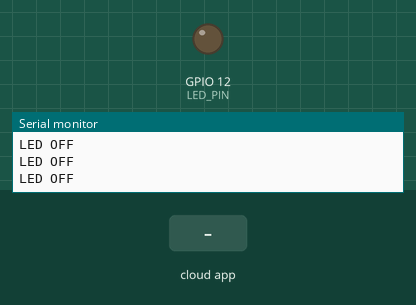
Simulated run of this program. Board: ESP32. On the bench: output pins drawn as LEDs (lit = HIGH), the last lines printed to the serial monitor. The test bench sets the inputs (shaded band). WiFi joins after 1.5 s; servers stay silent unless stated; the Firebase database answers and starts empty.

Above: at 2.7 s.
2.8 s: the phone or cloud app sets status to 1
At 3.5 s:
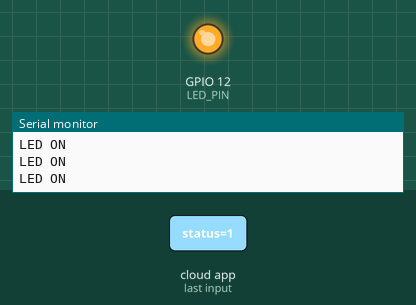
4.4 s: the phone or cloud app sets status to 0
At 6.0 s:
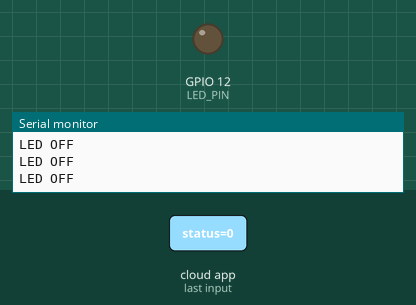
Timing chart, 0 to 7.5 s (numbered marks = the images above; inputs shaded):
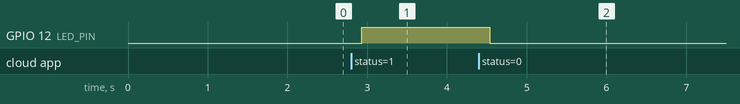

Measured:
- after the input at 2.8 s, GPIO 12 (LED_PIN): LOW → HIGH after 0.13 s
- after the input at 4.4 s, GPIO 12 (LED_PIN): HIGH → LOW after 0.14 s

The program:

main.cpp
```cpp
#include <WiFi.h>
#include <Firebase_ESP_Client.h>

// ================== WIFI ==================
#define WIFI_SSID "TrungKien"
#define WIFI_PASSWORD "TrungKien99"

// ================== FIREBASE ==================
#define DATABASE_URL "bytradevices-default-rtdb.firebaseio.com"
#define DATABASE_SECRET "rHwrSkS6OqYfLq199l1280Dg55oHNHvdzdsU3Fhw"

// ================== HARDWARE ==================
#define LED_PIN 12

FirebaseData fbdo;
FirebaseAuth auth;
FirebaseConfig config;

void setup() {
  Serial.begin(115200);

  pinMode(LED_PIN, OUTPUT);
  digitalWrite(LED_PIN, LOW); // tắt mặc định

  // ---- WIFI ----
  WiFi.begin(WIFI_SSID, WIFI_PASSWORD);
  Serial.print("Connecting WiFi");
  while (WiFi.status() != WL_CONNECTED) {
    delay(500);
    Serial.print(".");
  }
  Serial.println("\nWiFi connected");

  // ---- FIREBASE ----
  config.database_url = DATABASE_URL;
  config.signer.tokens.legacy_token = DATABASE_SECRET;

  Firebase.begin(&config, &auth);
  Firebase.reconnectWiFi(true);

  Serial.println("Firebase ready");
}

void loop() {
  if (Firebase.RTDB.getInt(&fbdo, "/light/status")) {
    int ledState = fbdo.intData();

    if (ledState == 1) {
      digitalWrite(LED_PIN, HIGH);
      Serial.println("LED ON");
    } else {
      digitalWrite(LED_PIN, LOW);
      Serial.println("LED OFF");
    }
  } else {
    Serial.print("Firebase error: ");
    Serial.println(fbdo.errorReason());
  }

  delay(10);
}
```
